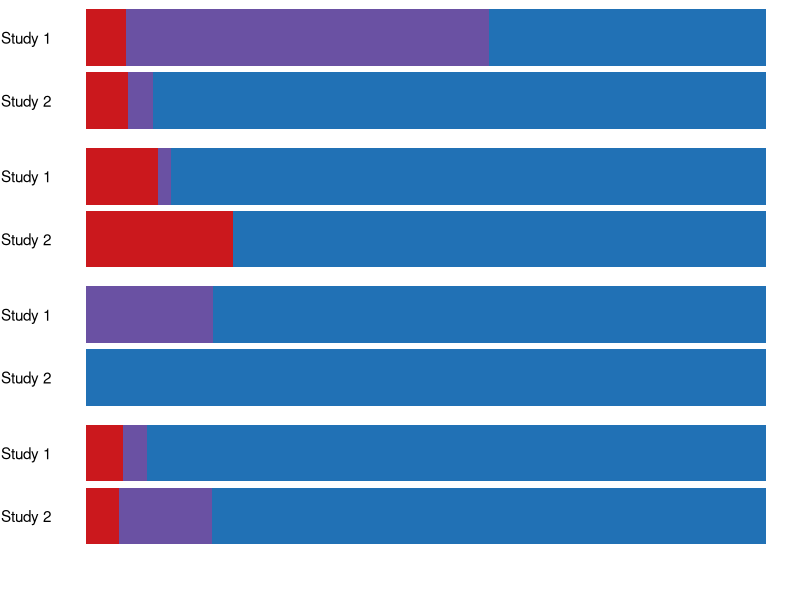
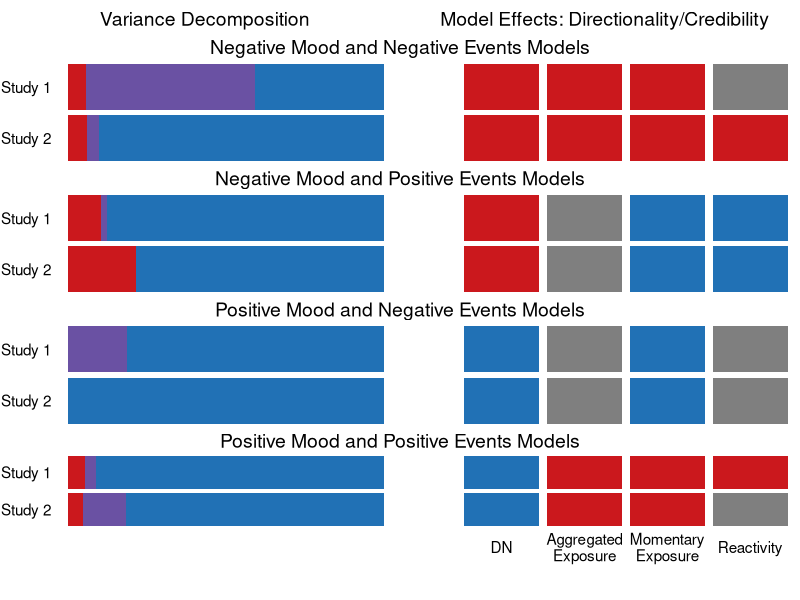

The R source for these figures, in order:
# Keeping for posterity - but decided to go for simpler summary in the end. 

########################### NOT FULLY VETTED AND NOT INCLUDED IN THE MS ###############################################
# Study   NA/PA   NE/PE   Tonic%  Exposure%   Reactivity%   Model_DN  Model_Agg_Exp   Model_Moment_Exp  Model_Reactivity
library(tidyverse)
library(cowplot)
# Created this matrix manually to try to summarize all of model effects

summary_matrix <-c("Study 1", "NA", "NE", 1.24, 1.63, 0.18, "pos", "pos", "pos", "nsg",
                   "Study 2", "NA", "NE", 0.73, 0.03, 0.05, "pos", "pos", "pos", "pos",
                   "Study 1", "NA", "PE", 2.72, 0.06, 0.33, "pos", "nsg", "neg", "neg",
                   "Study 2", "NA", "PE", 0.76, 0.00, 0.21, "pos", "nsg", "neg", "neg",
                   "Study 1", "PA", "NE", 5.34, 1.23, 0.00, "neg", "nsg", "neg", "nsg",
                   "Study 2", "PA", "NE", 6.35, 0.00, 0.00, "neg", "nsg", "neg", "nsg",
                   "Study 1", "PA", "PE", 6.25, 0.24, 0.38, "neg", "pos", "pos", "pos", 
                   "Study 2", "PA", "PE", 4.97, 0.83, 0.30, "neg", "pos", "pos", "nsg")

summary_matrix <- matrix(summary_matrix, byrow = TRUE, nrow = 8)

colnames(summary_matrix) <- c("Study", "Mood", "Event", "Tonic_var", "Exposure_var", "Reactivity_var", 
                              "DN_credible", "Agg_exp_credible", "Moment_exp_credible", "Reactivity_credible")

summary_df <- data.frame(summary_matrix, stringsAsFactors = FALSE)

# Horizontal bar plot of Study 1 and Study 2 Effects for Negative Mood/Negative Events Decomposition
plot_NA_NE <- 
summary_df %>% 
  mutate(
    Tonic_var = as.numeric(Tonic_var), 
    Exposure_var = as.numeric(Exposure_var), 
    Reactivity_var = as.numeric(Reactivity_var)
  ) %>% 
  mutate(
    Tonic_var = Tonic_var/rowSums(select(.,Tonic_var, Exposure_var, Reactivity_var)), 
    Exposure_var = Exposure_var/rowSums(select(.,Tonic_var, Exposure_var, Reactivity_var)),
    Reactivity_var = Reactivity_var/rowSums(select(.,Tonic_var, Exposure_var, Reactivity_var))
  ) %>% 
  select(Study, Mood, Event, Tonic_var, Exposure_var, Reactivity_var) %>% 
  rename(
    Tonic = Tonic_var, 
    Exposure = Exposure_var, 
    Reactivity = Reactivity_var
  ) %>% 
  pivot_longer(cols = Tonic:Reactivity, names_to = "var_source", values_to = "prop_var") %>% 
  mutate(
    var_source = fct_relevel(var_source, "Tonic", "Exposure", "Reactivity")
  ) %>% 
  filter(Mood == "NA" & Event == "NE") %>% 
  ggplot(aes(x = Study, y = prop_var))+
  geom_bar(aes(fill = var_source), stat = "identity")+
  scale_x_discrete(limits = c("Study 2", "Study 1"))+
  scale_fill_manual(name = NULL, 
                    values=c("Tonic"=RColorBrewer::brewer.pal(9, "Blues")[7], 
                             "Exposure"=RColorBrewer::brewer.pal(9, "Purples")[7], 
                             "Reactivity"=RColorBrewer::brewer.pal(9, "Reds")[7]), 
                    breaks = c("Tonic", "Exposure", "Reactivity"))+
  labs(y=NULL, x=NULL)+
  theme_void()+
  theme(plot.title = element_text(hjust = .5), axis.text.y = element_text())+
  coord_flip()

# Horizontal bar plot of Study 1 and Study 2 Effects for Negative Mood/Positive Events Decomposition
plot_NA_PE <- 
  summary_df %>% 
  mutate(
    Tonic_var = as.numeric(Tonic_var), 
    Exposure_var = as.numeric(Exposure_var), 
    Reactivity_var = as.numeric(Reactivity_var)
  ) %>% 
  mutate(
    Tonic_var = Tonic_var/rowSums(select(.,Tonic_var, Exposure_var, Reactivity_var)), 
    Exposure_var = Exposure_var/rowSums(select(.,Tonic_var, Exposure_var, Reactivity_var)),
    Reactivity_var = Reactivity_var/rowSums(select(.,Tonic_var, Exposure_var, Reactivity_var))
  ) %>% 
  select(Study, Mood, Event, Tonic_var, Exposure_var, Reactivity_var) %>% 
  rename(
    Tonic = Tonic_var, 
    Exposure = Exposure_var, 
    Reactivity = Reactivity_var
  ) %>% 
  pivot_longer(cols = Tonic:Reactivity, names_to = "var_source", values_to = "prop_var") %>% 
  mutate(
    var_source = fct_relevel(var_source, "Tonic", "Exposure", "Reactivity")
  ) %>% 
  filter(Mood == "NA" & Event == "PE") %>% 
  ggplot(aes(x = Study, y = prop_var))+
  geom_bar(aes(fill = var_source), stat = "identity")+
  scale_x_discrete(limits = c("Study 2", "Study 1"))+
  scale_fill_manual(name = NULL, 
                    values=c("Tonic"=RColorBrewer::brewer.pal(9, "Blues")[7], 
                             "Exposure"=RColorBrewer::brewer.pal(9, "Purples")[7], 
                             "Reactivity"=RColorBrewer::brewer.pal(9, "Reds")[7]), 
                    breaks = c("Tonic", "Exposure", "Reactivity"))+
  labs(y=NULL, x=NULL)+
  theme_void()+
  theme(plot.title = element_text(hjust = .5), axis.text.y = element_text())+
  coord_flip()

# Horizontal bar plot of Study 1 and Study 2 Effects for Negative Mood/Negative Events Decomposition
plot_PA_NE <- 
  summary_df %>% 
  mutate(
    Tonic_var = as.numeric(Tonic_var), 
    Exposure_var = as.numeric(Exposure_var), 
    Reactivity_var = as.numeric(Reactivity_var)
  ) %>% 
  mutate(
    Tonic_var = Tonic_var/rowSums(select(.,Tonic_var, Exposure_var, Reactivity_var)), 
    Exposure_var = Exposure_var/rowSums(select(.,Tonic_var, Exposure_var, Reactivity_var)),
    Reactivity_var = Reactivity_var/rowSums(select(.,Tonic_var, Exposure_var, Reactivity_var))
  ) %>% 
  select(Study, Mood, Event, Tonic_var, Exposure_var, Reactivity_var) %>% 
  rename(
    Tonic = Tonic_var, 
    Exposure = Exposure_var, 
    Reactivity = Reactivity_var
  ) %>% 
  pivot_longer(cols = Tonic:Reactivity, names_to = "var_source", values_to = "prop_var") %>% 
  mutate(
    var_source = fct_relevel(var_source, "Tonic", "Exposure", "Reactivity")
  ) %>% 
  filter(Mood == "PA" & Event == "NE") %>% 
  ggplot(aes(x = Study, y = prop_var))+
  geom_bar(aes(fill = var_source), stat = "identity")+
  scale_x_discrete(limits = c("Study 2", "Study 1"))+
  scale_fill_manual(name = NULL, 
                    values=c("Tonic"=RColorBrewer::brewer.pal(9, "Blues")[7], 
                             "Exposure"=RColorBrewer::brewer.pal(9, "Purples")[7], 
                             "Reactivity"=RColorBrewer::brewer.pal(9, "Reds")[7]), 
                    breaks = c("Tonic", "Exposure", "Reactivity"))+
  labs(y=NULL, x=NULL)+
  theme_void()+
  theme(plot.title = element_text(hjust = .5), axis.text.y = element_text())+
  coord_flip()

# Horizontal bar plot of Study 1 and Study 2 Effects for Negative Mood/Positive Events Decomposition
plot_PA_PE <- 
  summary_df %>% 
  mutate(
    Tonic_var = as.numeric(Tonic_var), 
    Exposure_var = as.numeric(Exposure_var), 
    Reactivity_var = as.numeric(Reactivity_var)
  ) %>% 
  mutate(
    Tonic_var = Tonic_var/rowSums(select(.,Tonic_var, Exposure_var, Reactivity_var)), 
    Exposure_var = Exposure_var/rowSums(select(.,Tonic_var, Exposure_var, Reactivity_var)),
    Reactivity_var = Reactivity_var/rowSums(select(.,Tonic_var, Exposure_var, Reactivity_var))
  ) %>% 
  select(Study, Mood, Event, Tonic_var, Exposure_var, Reactivity_var) %>% 
  rename(
    Tonic = Tonic_var, 
    Exposure = Exposure_var, 
    Reactivity = Reactivity_var
  ) %>% 
  pivot_longer(cols = Tonic:Reactivity, names_to = "var_source", values_to = "prop_var") %>% 
  mutate(
    var_source = fct_relevel(var_source, "Tonic", "Exposure", "Reactivity")
  ) %>% 
  filter(Mood == "PA" & Event == "PE") %>% 
  ggplot(aes(x = Study, y = prop_var))+
  geom_bar(aes(fill = var_source), stat = "identity")+
  scale_x_discrete(limits = c("Study 2", "Study 1"))+
  scale_fill_manual(name = NULL, 
                    values=c("Tonic"=RColorBrewer::brewer.pal(9, "Blues")[7], 
                             "Exposure"=RColorBrewer::brewer.pal(9, "Purples")[7], 
                             "Reactivity"=RColorBrewer::brewer.pal(9, "Reds")[7]), 
                    breaks = c("Tonic", "Exposure", "Reactivity"))+
  labs(y=NULL, x=NULL)+
  theme_void()+
  theme(plot.title = element_text(hjust = .5), axis.text.y = element_text())+
  coord_flip()


var_legend <- cowplot::get_legend(
  plot_NA_NE + 
    guides(fill = guide_legend(title = "Variance Pathway", 
                               title.position = "bottom", title.hjust = .5, nrow=1, reverse = TRUE)) +
    theme(legend.position = "bottom")
)

cowplot::plot_grid(plot_NA_NE + theme(legend.position = "none"), 
                   plot_NA_PE + theme(legend.position = "none"), 
                   plot_PA_NE + theme(legend.position = "none"), 
                   plot_PA_PE + theme(legend.position = "none"),
                   var_legend,
                   rel_heights = c(3, 3, 3, 3, 1),
                   ncol = 1)


#######################################################################################################################
# Now attempting to plot significance profiles for model effects
eff_plot_NA_NE <- 
summary_df %>% 
  select(Study, Mood, Event, DN_credible, Agg_exp_credible, Moment_exp_credible, Reactivity_credible) %>% 
  pivot_longer(cols = DN_credible:Reactivity_credible, names_to = "model_eff", values_to = "credible") %>% 
  mutate(
    model_eff = fct_relevel(model_eff, "DN_credible", "Agg_exp_credible", "Moment_exp_credible", 
                            "Reactivity_credible")
  ) %>% 
  filter(Mood == "NA" & Event == "NE") %>% 
  ggplot(aes(x=model_eff, y=Study, fill=credible)) + 
  geom_tile(width=.90, height=.90)+
  theme_void()+
  theme(axis.text = element_text(), 
        plot.title = element_text(hjust = .5))+
  scale_y_discrete(limits=c("Study 2", "Study 1"))+
  scale_x_discrete(labels=c("DN_credible"="DN", "Agg_exp_credible"="Aggregated\nExposure", 
                            "Moment_exp_credible"="Momentary\nExposure", "Reactivity_credible"="Reactivity"))+
  scale_fill_manual(values=c("nsg"="grey50", "pos"=RColorBrewer::brewer.pal(9, "Reds")[7], 
                             "neg"=RColorBrewer::brewer.pal(9, "Blues")[7]))

eff_plot_NA_PE <- 
summary_df %>% 
  select(Study, Mood, Event, DN_credible, Agg_exp_credible, Moment_exp_credible, Reactivity_credible) %>% 
  pivot_longer(cols = DN_credible:Reactivity_credible, names_to = "model_eff", values_to = "credible") %>% 
  mutate(
    model_eff = fct_relevel(model_eff, "DN_credible", "Agg_exp_credible", "Moment_exp_credible", 
                            "Reactivity_credible")
  ) %>% 
  filter(Mood == "NA" & Event == "PE") %>% 
  ggplot(aes(x=model_eff, y=Study, fill=credible)) + 
  geom_tile(width=.90, height=.90)+
  theme_void()+
  theme(axis.text = element_text(), 
        plot.title = element_text(hjust = .5))+
  scale_y_discrete(limits=c("Study 2", "Study 1"))+
  scale_x_discrete(labels=c("DN_credible"="DN", "Agg_exp_credible"="Aggregated\nExposure", 
                            "Moment_exp_credible"="Momentary\nExposure", "Reactivity_credible"="Reactivity"))+
  scale_fill_manual(values=c("nsg"="grey50", "pos"=RColorBrewer::brewer.pal(9, "Reds")[7], 
                             "neg"=RColorBrewer::brewer.pal(9, "Blues")[7]))

eff_plot_PA_NE <- 
summary_df %>% 
  select(Study, Mood, Event, DN_credible, Agg_exp_credible, Moment_exp_credible, Reactivity_credible) %>% 
  pivot_longer(cols = DN_credible:Reactivity_credible, names_to = "model_eff", values_to = "credible") %>% 
  mutate(
    model_eff = fct_relevel(model_eff, "DN_credible", "Agg_exp_credible", "Moment_exp_credible", 
                            "Reactivity_credible")
  ) %>% 
  filter(Mood == "PA" & Event == "NE") %>% 
  ggplot(aes(x=model_eff, y=Study, fill=credible)) + 
  geom_tile(width=.90, height=.90)+
  theme_void()+
  theme(axis.text = element_text(), 
        plot.title = element_text(hjust = .5))+
  scale_y_discrete(limits=c("Study 2", "Study 1"))+
  scale_x_discrete(labels=c("DN_credible"="DN", "Agg_exp_credible"="Aggregated\nExposure", 
                            "Moment_exp_credible"="Momentary\nExposure", "Reactivity_credible"="Reactivity"))+
  scale_fill_manual(values=c("nsg"="grey50", "pos"=RColorBrewer::brewer.pal(9, "Reds")[7], 
                             "neg"=RColorBrewer::brewer.pal(9, "Blues")[7]))

eff_plot_PA_PE <- 
summary_df %>% 
  select(Study, Mood, Event, DN_credible, Agg_exp_credible, Moment_exp_credible, Reactivity_credible) %>% 
  pivot_longer(cols = DN_credible:Reactivity_credible, names_to = "model_eff", values_to = "credible") %>% 
  mutate(
    model_eff = fct_relevel(model_eff, "DN_credible", "Agg_exp_credible", "Moment_exp_credible", 
                            "Reactivity_credible")
  ) %>% 
  filter(Mood == "PA" & Event == "PE") %>% 
  ggplot(aes(x=model_eff, y=Study, fill=credible)) + 
  geom_tile(width=.90, height=.90)+
  theme_void()+
  theme(axis.text = element_text(), 
        plot.title = element_text(hjust = .5))+
  scale_y_discrete(limits=c("Study 2", "Study 1"))+
  scale_x_discrete(labels=c("DN_credible"="DN", "Agg_exp_credible"="Aggregated\nExposure", 
                            "Moment_exp_credible"="Momentary\nExposure", "Reactivity_credible"="Reactivity"))+
  scale_fill_manual(values=c("nsg"="grey50", "pos"=RColorBrewer::brewer.pal(9, "Reds")[7], 
                             "neg"=RColorBrewer::brewer.pal(9, "Blues")[7]), 
                    labels=c("neg"="Negative", "nsg"="Not Credible", "pos"="Positive"))

eff_legend <- cowplot::get_legend(
  eff_plot_PA_PE + 
    guides(fill = guide_legend(title = "Model Effect Direction", 
                               title.position = "bottom", title.hjust = .5, nrow=1)) +
    theme(legend.position = "bottom")
)

var_col_title <- ggdraw()+
  draw_label(
    "Variance Decomposition", 
    hjust = .5
  ) +   
  theme(
        plot.margin = margin(0, 0, 0, 7)
  )


eff_col_title <- ggdraw()+
  draw_label(
    "Model Effects: Directionality/Credibility", 
    hjust = .5
  )+   
  theme(
    plot.margin = margin(0, 0, 0, 7)
  )


main_title_row <- plot_grid(var_col_title, eff_col_title, 
                            align = "vh", 
                            axis="tblr", 
                            ncol=2)

row_1_title <- ggdraw() +
  draw_label(
    "Negative Mood and Negative Events Models", 
    hjust = .5
  )
  
plot_row_1 <- cowplot::plot_grid(plot_NA_NE + theme(legend.position = "none"), 
                                 eff_plot_NA_NE + theme(legend.position = "none", 
                                                        axis.text.x = element_blank(), 
                                                        axis.text.y = element_blank()),
                                 align = "vh", 
                                 axis="tblr", 
                                 ncol=2)
row_2_title <- ggdraw()+
  draw_label(
    "Negative Mood and Positive Events Models", 
    hjust = .5
  )

plot_row_2 <- cowplot::plot_grid(plot_NA_PE + theme(legend.position = "none"), 
                                 eff_plot_NA_PE + theme(legend.position = "none", 
                                                        axis.text.x = element_blank(), 
                                                        axis.text.y = element_blank()),
                                 align = "vh", 
                                 axis="tblr", 
                                 ncol=2)

row_3_title <- ggdraw()+
  draw_label(
    "Positive Mood and Negative Events Models", 
    hjust = .5
  )

plot_row_3 <- cowplot::plot_grid(plot_PA_NE + theme(legend.position = "none"), 
                                 eff_plot_PA_NE + theme(legend.position = "none", 
                                                        axis.text.x = element_blank(), 
                                                        axis.text.y = element_blank()),
                                 align = "vh", 
                                 axis="tblr", 
                                 ncol=2)

row_4_title <- ggdraw()+
  draw_label(
    "Positive Mood and Positive Events Models", 
    hjust = .5
  )

plot_row_4 <- cowplot::plot_grid(plot_PA_PE + theme(legend.position = "none"), 
                                 eff_plot_PA_PE + theme(legend.position = "none", 
                                                        axis.text.y = element_blank()),
                                 align = "vh", 
                                 axis="tblr", 
                                 ncol=2)

plot_row_5 <- cowplot::plot_grid(var_legend, 
                                 eff_legend,
                                 align = "v", 
                                 axis="tb", 
                                 ncol=2)

png("~/dr-consulting_GH/shackman-umd-pax-ema-pub/plot_outputs/First_draft_summary_effects.png", 
    height = 14, width = 11, units="in", res=600)
cowplot::plot_grid(main_title_row, 
                   row_1_title,
                   plot_row_1,
                   row_2_title,
                   plot_row_2,
                   row_3_title,
                   plot_row_3,
                   row_4_title,
                   plot_row_4,
                   plot_row_5,
                   align = "vh",
                   axis = "tblr",
                   rel_heights = c(1, .5, 3, .5, 3, .5, 3, .5, 3, 1),
                   ncol = 1)
dev.off()